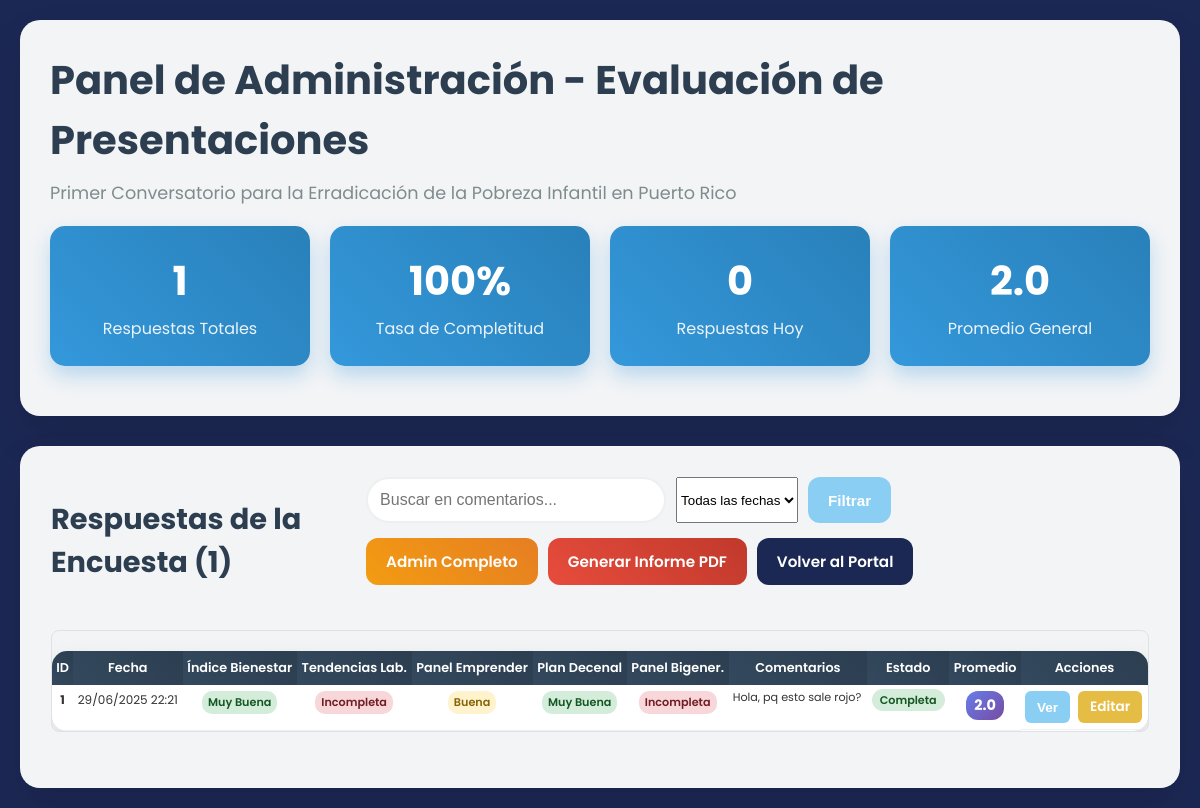
The page /presentaciones/dashboard/ (signed in) on the database its author committed.
### encuestas/models.py (models this page shows, shortened)
class RespuestaEncuesta(models.Model):
    CALIFICACION_CHOICES = [
        ('muy_buena', 'Muy buena'),
        ('buena', 'Buena'),
        ('incompleta', 'Incompleta'),
    ]
    evaluacion_indice_bienestar = models.CharField(
        max_length=20,
        choices=CALIFICACION_CHOICES,
        blank=True,
        verbose_name="Índice de Bienestar de la Niñez y la Juventud"
    )
    evaluacion_tendencias_laborales = models.CharField(
        max_length=20,
        choices=CALIFICACION_CHOICES,
        blank=True,
        verbose_name="Tendencias Laborales en Puerto Rico"
    )
    evaluacion_panel_emprender = models.CharField(
        max_length=20,
        choices=CALIFICACION_CHOICES,
        blank=True,
        verbose_name="Panel: Apoyos y Oportunidades para Emprender"
    )
    evaluacion_plan_decenal = models.CharField(
        max_length=20,
        choices=CALIFICACION_CHOICES,
        blank=True,
        verbose_name="Plan Decenal para Combatir la Pobreza Infantil"
    )
    evaluacion_panel_bigeneracional = models.CharField(
        max_length=20,
        choices=CALIFICACION_CHOICES,
        blank=True,
        verbose_name="Panel: Iniciativas Bigeneracionales"
    )
    comentarios = models.TextField(
        max_length=1000,
        verbose_name="Comentarios adicionales",
        help_text="Campo obligatorio: Comparta sus comentarios, sugerencias o solicitudes de información adicional"
    )
    ip_address = models.GenericIPAddressField(blank=True, null=True)
    user_agent = models.TextField(blank=True)
    creado_en = models.DateTimeField(auto_now_add=True)
    class Meta:
        verbose_name = 'Respuesta de Encuesta'
        verbose_name_plural = 'Respuestas de Encuestas'
        ordering = ['-creado_en']
    def calificacion_promedio(self):
        calificaciones = [
            self.evaluacion_indice_bienestar,
            self.evaluacion_tendencias_laborales,
            self.evaluacion_panel_emprender,
            self.evaluacion_plan_decenal,
            self.evaluacion_panel_bigeneracional
        ]
        valores = []
        for cal in calificaciones:
            if cal == 'muy_buena':
                valores.append(3)
            elif cal == 'buena':
                valores.append(2)
            elif cal == 'incompleta':
                valores.append(1)
        return round(sum(valores) / len(valores), 1) if valores else 0
    def esta_completa(self):
        evaluaciones = [
            self.evaluacion_indice_bienestar,
            self.evaluacion_tendencias_laborales,
            self.evaluacion_panel_emprender,
            self.evaluacion_plan_decenal,
            self.evaluacion_panel_bigeneracional
        ]
        return all(evaluaciones) and bool(self.comentarios and self.comentarios.strip())

### presentaciones/views.py (the view)
# urls.py: path('dashboard/', views.dashboard_admin, name='dashboard'),
@staff_member_required
def dashboard_admin(request):
    respuestas = RespuestaEncuesta.objects.all().order_by('-creado_en')
    search_query = request.GET.get('search', '')
    if search_query:
        respuestas = respuestas.filter(comentarios__icontains=search_query)
    fecha_filter = request.GET.get('fecha', 'all')
    if fecha_filter == 'today':
        respuestas = respuestas.filter(creado_en__date=timezone.now().date())
    elif fecha_filter == 'week':
        respuestas = respuestas.filter(creado_en__date__gte=timezone.now().date() - timedelta(days=7))
    elif fecha_filter == 'month':
        respuestas = respuestas.filter(creado_en__date__gte=timezone.now().date() - timedelta(days=30))
    paginator = Paginator(respuestas, 25)
    page_number = request.GET.get('page')
    page_obj = paginator.get_page(page_number)
    total_respuestas = respuestas.count()
    promedios = []
    for respuesta in RespuestaEncuesta.objects.all():
        promedio = respuesta.calificacion_promedio()
        if promedio > 0:
            promedios.append(promedio)
    promedio_general = sum(promedios) / len(promedios) if promedios else 0
    hoy = timezone.now().date()
    respuestas_hoy = RespuestaEncuesta.objects.filter(creado_en__date=hoy).count()
    todas_respuestas = RespuestaEncuesta.objects.all()
    respuestas_completas = sum(1 for r in todas_respuestas if r.esta_completa())
    tasa_completitud = (respuestas_completas / todas_respuestas.count() * 100) if todas_respuestas.count() > 0 else 0
    context = {
        'page_obj': page_obj,
        'respuestas': page_obj.object_list,
        'total_respuestas': total_respuestas,
        'promedio_calificacion': round(promedio_general, 1),
        'respuestas_hoy': respuestas_hoy,
        'tasa_completitud': round(tasa_completitud),
        'filtro_fecha': fecha_filter,
    }
    return render(request, 'presentaciones/dashboard.html', context)

### ponchapr_app/templates/presentaciones/dashboard.html (shortened to what this page needs)
{% load static %}
<!DOCTYPE html>
<html lang="es">
    <head>
        <link rel="stylesheet" href="{% static 'css/style.css' %}">
    </head>
<body>
    <div class="admin-container">
        <div class="admin-header">
            <h1>Panel de Administración - Evaluación de Presentaciones</h1>
            <p>Primer Conversatorio para la Erradicación de la Pobreza Infantil en Puerto Rico</p>
            <div class="stats-grid">
                <div class="stat-card">
                    <span class="stat-number">{{ total_respuestas }}</span>
                    <span class="stat-label">Respuestas Totales</span>
                </div>
                <div class="stat-card">
                    <span class="stat-number">{{ tasa_completitud }}%</span>
                    <span class="stat-label">Tasa de Completitud</span>
                </div>
                <div class="stat-card">
                    <span class="stat-number">{{ respuestas_hoy }}</span>
                    <span class="stat-label">Respuestas Hoy</span>
                </div>
                <div class="stat-card">
                    <span class="stat-number">{{ promedio_calificacion }}</span>
                    <span class="stat-label">Promedio General</span>
                </div>
            </div>
        </div>
        <div class="responses-section">
            <div class="responses-header">
                <h2>Respuestas de la Encuesta ({{ total_respuestas }})</h2>
                <div class="admin-controls">
                    <form method="GET" style="display: inline-flex; gap: 10px; flex-wrap: wrap;">
                        <input type="text"
                               name="search"
                               class="search-box"
                               placeholder="Buscar en comentarios..."
                               value="{{ request.GET.search }}">
                        <select name="fecha" onchange="this.form.submit()">
                            <option value="all" {% if filtro_fecha == 'all' %}selected{% endif %}>Todas las fechas</option>
                        </select>
                        <button type="submit" class="btn btn-primary">Filtrar</button>
                    </form>
                    <div class="admin-actions">
                        <a href="{% url 'admin:encuestas_respuestaencuesta_changelist' %}" class="btn btn-warning">
                            Admin Completo
                        </a>
                        <a href="{% url 'presentaciones:exportar_pdf' %}" class="btn btn-danger">
                            Generar Informe PDF
                        </a>
                        <a href="{% url 'presentaciones:portal' %}" class="btn btn-success">
                            Volver al Portal
                        </a>
                    </div>
                </div>
            </div>
            {% if page_obj %}
            <div class="table-responsive">
                <table class="responses-table">
                    <thead>
                        <tr>
                            <th>ID</th>
                            <th>Fecha</th>
                            <th>Índice Bienestar</th>
                            <th>Tendencias Lab.</th>
                            <th>Panel Emprender</th>
                            <th>Plan Decenal</th>
                            <th>Panel Bigener.</th>
                            <th>Comentarios</th>
                            <th>Estado</th>
                            <th>Promedio</th>
                            <th>Acciones</th>
                        </tr>
                    </thead>
                    <tbody>
                        {% for respuesta in respuestas %}
                        <tr>
                            <td><strong>{{ respuesta.id }}</strong></td>
                            <td>{{ respuesta.creado_en|date:"d/m/Y H:i" }}</td>
                            <td>
                                {% if respuesta.evaluacion_indice_bienestar %}
                                    <span class="eval-badge eval-{{ respuesta.evaluacion_indice_bienestar }}">
                                        {{ respuesta.get_evaluacion_indice_bienestar_display }}
                                    </span>
                                {% else %}
                                    <span class="eval-badge eval-empty">-</span>
                                {% endif %}
                            </td>
                            <td>
                                {% if respuesta.evaluacion_tendencias_laborales %}
                                    <span class="eval-badge eval-{{ respuesta.evaluacion_tendencias_laborales }}">
                                        {{ respuesta.get_evaluacion_tendencias_laborales_display }}
                                    </span>
                                {% else %}
                                    <span class="eval-badge eval-empty">-</span>
                                {% endif %}
                            </td>
                            <td>
                                {% if respuesta.evaluacion_panel_emprender %}
                                    <span class="eval-badge eval-{{ respuesta.evaluacion_panel_emprender }}">
                                        {{ respuesta.get_evaluacion_panel_emprender_display }}
                                    </span>
                                {% else %}
                                    <span class="eval-badge eval-empty">-</span>
                                {% endif %}
                            </td>
                            <td>
                                {% if respuesta.evaluacion_plan_decenal %}
                                    <span class="eval-badge eval-{{ respuesta.evaluacion_plan_decenal }}">
                                        {{ respuesta.get_evaluacion_plan_decenal_display }}
                                    </span>
                                {% else %}
                                    <span class="eval-badge eval-empty">-</span>
                                {% endif %}
                            </td>
                            <td>
                                {% if respuesta.evaluacion_panel_bigeneracional %}
                                    <span class="eval-badge eval-{{ respuesta.evaluacion_panel_bigeneracional }}">
                                        {{ respuesta.get_evaluacion_panel_bigeneracional_display }}
                                    </span>
                                {% else %}
                                    <span class="eval-badge eval-empty">-</span>
                                {% endif %}
                            </td>
                            <td class="comments-cell">
                                {% if respuesta.comentarios %}
                                    <div class="comment-preview" title="{{ respuesta.comentarios }}">
                                        {{ respuesta.comentarios|truncatechars:50 }}
                                    </div>
                                {% else %}
                                    <span class="no-comments">Sin comentarios</span>
                                {% endif %}
                            </td>
                            <td>
                                {% if respuesta.esta_completa %}
                                    <span class="status-badge status-complete">Completa</span>
                                {% else %}
                                    <span class="status-badge status-partial">Incompleta</span>
                                {% endif %}
                            </td>
                            <td>
                                <span class="promedio-badge">{{ respuesta.calificacion_promedio|floatformat:1 }}</span>
                            </td>
                            <td class="response-actions">
                                <button class="btn btn-primary btn-small" onclick="viewResponse({{ respuesta.id }})">Ver</button>
                                <a href="{% url 'admin:encuestas_respuestaencuesta_change' respuesta.id %}" class="btn btn-secondary btn-small">Editar</a>
                            </td>
                        </tr>
                        {% endfor %}
                    </tbody>
                </table>
            </div>
            {% endif %}
        </div>
    </div>
</body>
</html>

### ponchapr_app/static/css/style.css (style rules this page uses)
* { margin: 0; padding: 0; box-sizing: border-box; }
body { position: relative; z-index: 0; background-color: #1c2854; color: #333; min-height: 100vh; font-family: 'Poppins', Tahoma, Geneva, Verdana, sans-serif; }
.admin-container { max-width: 1400px; margin: 0 auto; padding: 20px; }
.admin-header { background: rgba(255, 255, 255, 0.95); backdrop-filter: blur(10px); border-radius: 20px; padding: 30px; margin-bottom: 30px; box-shadow: 0 20px 40px rgba(0, 0, 0, 0.1); }
.admin-header h1 { color: #2c3e50; font-size: 2.5rem; margin-bottom: 10px; }
.admin-header p { color: #7f8c8d; font-size: 1.1rem; }
.stats-grid { display: grid; grid-template-columns: repeat(auto-fit, minmax(250px, 1fr)); gap: 20px; margin: 20px 0; }
.stat-item, .stat-card { text-align: center; }
.stat-card { background: linear-gradient(45deg, #3498db, #2980b9); color: white; padding: 25px; border-radius: 15px; box-shadow: 0 10px 20px rgba(52, 152, 219, 0.3); }
.stat-number { font-size: 2rem; font-weight: bold; display: block; }
.stat-card .stat-number { font-size: 2.5rem; margin-bottom: 5px; }
.stat-label { font-size: 0.9rem; opacity: 0.8; }
.stat-card .stat-label { font-size: 1rem; opacity: 0.9; }
.presentation-card, .administration-block, .controls-section, .responses-section { background: rgba(255, 255, 255, 0.95); backdrop-filter: blur(10px); border-radius: 20px; padding: 30px; box-shadow: 0 20px 40px rgba(0, 0, 0, 0.1); transition: all 0.3s ease; border: 1px solid rgba(255, 255, 255, 0.2); }
.btn { padding: 12px 20px; border: none; border-radius: 12px; cursor: pointer; font-weight: 600; text-decoration: none; text-align: center; transition: all 0.3s ease; font-size: 0.95rem; display: inline-flex; align-items: center; gap: 8px; justify-content: center; }
.btn-primary { background-color: #8acff3; color: white; }
.btn-secondary { background-color: #e5bc44; color: white; }
.btn-success { background-color: #1c2854; color: white; }
.btn-warning, .btn-survey { background: linear-gradient(45deg, #f39c12, #e67e22); color: white; }
.btn-danger { background: linear-gradient(45deg, #e74c3c, #c0392b); color: white; }
.btn-small { padding: 6px 12px; font-size: 0.85rem; border-radius: 6px; }
.control-group select, .control-group input, .search-box { padding: 12px; border: 2px solid #ecf0f1; border-radius: 10px; font-size: 1rem; transition: all 0.3s ease; }
.search-box { border-radius: 25px; width: 300px; }
.responses-table { width: 100%; border-collapse: collapse; margin-top: 20px; background: white; border-radius: 15px; overflow: hidden; box-shadow: 0 10px 25px rgba(0, 0, 0, 0.1); }
.responses-table th { background: linear-gradient(45deg, #34495e, #2c3e50); color: white; padding: 15px; text-align: left; font-weight: 600; }
.responses-table td { padding: 15px; border-bottom: 1px solid #ecf0f1; vertical-align: top; }
.responses-header { display: flex; justify-content: space-between; align-items: center; margin-bottom: 25px; }
.responses-header h2 { color: #2c3e50; font-size: 1.8rem; }
.status-badge { padding: 4px 12px; border-radius: 20px; font-size: 0.85rem; font-weight: 600; }
.status-complete { background: #d5f4e6; color: #27ae60; }
.response-actions { display: flex; gap: 8px; }

### rows shown on the page
RespuestaEncuesta: id "1", creado_en "29/06/2025 22:21", evaluacion_indice_bienestar "Muy Buena", evaluacion_tendencias_laborales "Incompleta", evaluacion_panel_emprender "Buena", evaluacion_plan_decenal "Muy Buena", evaluacion_panel_bigeneracional "Incompleta", comentarios "Hola, pq esto sale rojo?", shows "Completa", calificacion_promedio "2.0"

### other values the page prints
{{ total_respuestas }} "1"
{{ tasa_completitud }} "100"
{{ respuestas_hoy }} "0"
{{ promedio_calificacion }} "2.0"
